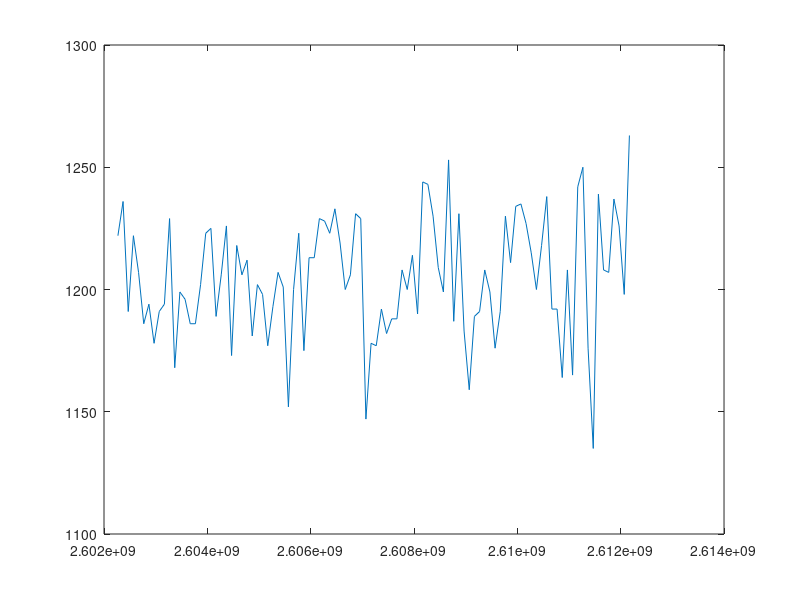

Reproduce this figure in MATLAB.
data = importdata('test2.txt');
data = data.data;

% for i=100
%     scatter3(data(i,14),data(i,15),data(i,16))
%     hold on
%     scatter3(data(i,17),data(i,18),data(i,19))
%     scatter3(data(i,20),data(i,21),data(i,22))
%     scatter3(data(i,23),data(i,24),data(i,25))
%     scatter3(data(i,26),data(i,27),data(i,28))
%     scatter3(data(i,29),data(i,30),data(i,31))
%     scatter3(data(i,32),data(i,33),data(i,34))
%     scatter3(data(i,35),data(i,36),data(i,37))
%     hold off
%     
% end

plot(data(1:100,1),data(1:100,8))